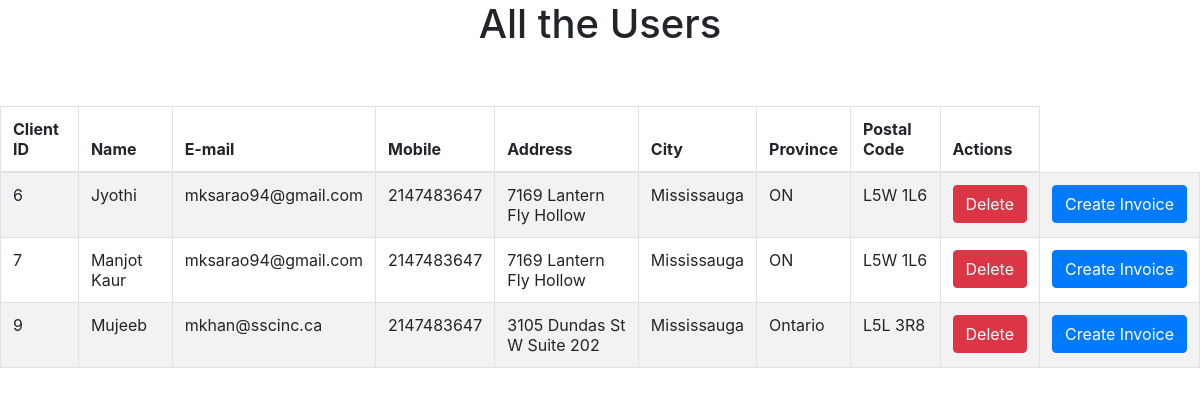
Screenshot of /clientUser.php with the database file from the repository.
### tables this page shows
CREATE TABLE `clientinfo` (
  `c_id` int(11) NOT NULL,
  `c_name` varchar(50) NOT NULL,
  `c_email` varchar(50) NOT NULL,
  `c_mobile` int(15) NOT NULL,
  `c_address` varchar(150) NOT NULL,
  `c_city` varchar(50) NOT NULL,
  `c_province` varchar(10) NOT NULL,
  `c_zip` varchar(7) NOT NULL
);

### clientUser.php (the view, shortened to what this page needs)
<html>
<head lang="en">
    <link rel="stylesheet" href="https://stackpath.bootstrapcdn.com/bootstrap/4.1.3/css/bootstrap.min.css">
</head>
<body>
<div class="table-scrol">
    <h1 align="center">All the Users</h1>
    <div class="table-responsive">
        <table class="table table-bordered table-hover table-striped table-responsive" style="table-layout: fixed">
            <thead>
            <tr>
                <th>Client ID</th>
                <th>Name</th>
                <th>E-mail</th>
                <th>Mobile</th>
                <th>Address</th>
                <th>City</th>
                <th>Province</th>
                <th>Postal Code</th>
                <th>Actions</th>
            </tr>
            </thead>
            <?php
            include("connection.php");
            $view_users_query="select * from clientinfo";
            $run=mysqli_query($dbcon,$view_users_query);
            while($row=mysqli_fetch_array($run))
            {
                $client_id=$row[0];
                $client_name=$row[1];
                $client_email=$row[2];
                $client_mobile=$row[3];
                $client_addr=$row[4];
                $client_city=$row[5];
                $client_province=$row[6];
                $client_post=$row[7];
                ?>
                <tr>
                    <td><?php echo $client_id;  ?></td>
                    <td><?php echo $client_name;  ?></td>
                    <td><?php echo $client_email;  ?></td>
                    <td><?php echo $client_mobile;  ?></td>
                    <td><?php echo $client_addr;  ?></td>
                    <td><?php echo $client_city;  ?></td>
                    <td><?php echo $client_province;  ?></td>
                    <td><?php echo $client_post;  ?></td>
                    <td><a href="delete.php?del=<?php echo $client_id ?>"><button class="btn btn-danger">Delete</button></a></td>
                    <td><a href="invoice.php?id=<?php echo $client_id ?>"><button class="btn btn-primary">Create Invoice</button></a></td>
                </tr>
            <?php } ?>
        </table>
    </div>
</div>
</body>
</html>

### clientUser.php (style rules this page uses)
.table { margin-top: 50px; }

### rows the page displays
clientinfo: c_id "6", c_name "Jyothi", c_email "mksarao94@gmail.com", c_mobile "2147483647", c_address "7169 Lantern Fly Hollow", c_city "Mississauga", c_province "ON", c_zip "L5W 1L6"
clientinfo: c_id "7", c_name "Manjot Kaur", c_email "mksarao94@gmail.com", c_mobile "2147483647", c_address "7169 Lantern Fly Hollow", c_city "Mississauga", c_province "ON", c_zip "L5W 1L6"
clientinfo: c_id "9", c_name "Mujeeb", c_email "mkhan@sscinc.ca", c_mobile "2147483647", c_address "3105 Dundas St W Suite 202", c_city "Mississauga", c_province "Ontario", c_zip "L5L 3R8"
